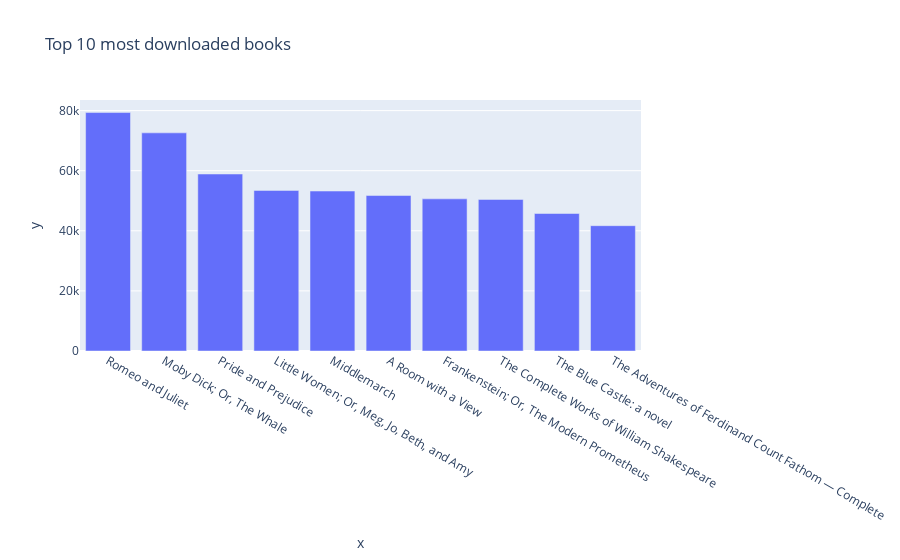

Write notebook code for a chart like this one.
### Markdown cell above
### Top 10 most downloaded books

### Code cell
most_downloaded_books = df_books.sort_values('download_count', ascending=False).head(10)

top_downloads_bar = px.bar(x=most_downloaded_books.title, y=most_downloaded_books.download_count, title='Top 10 most downloaded books')
top_downloads_bar.show()

### Figure 1 — Plotly figure (JSON) as saved in the notebook; plotly's stock layout.template omitted (floating-point values rounded to 4 significant figures)
{"data": [{"alignmentgroup": "True", "hovertemplate": "x=%{x}<br>y=%{y}<extra></extra>", "legendgroup": "", "marker": {"color": "#636efa", "pattern": {"shape": ""}}, "name": "", "offsetgroup": "", "orientation": "v", "showlegend": false, "textposition": "auto", "type": "bar", "x": ["Romeo and Juliet", "Moby Dick; Or, The Whale", "Pride and Prejudice", "Little Women; Or, Meg, Jo, Beth, and Amy", "Middlemarch", "A Room with a View", "Frankenstein; Or, The Modern Prometheus", "The Complete Works of William Shakespeare", "The Blue Castle: a novel", "The Adventures of Ferdinand Count Fathom — Complete"], "xaxis": "x", "y": [79350, 72591, 58898, 53439, 53226, 51735, 50624, 50438, 45755, 41703], "yaxis": "y"}], "layout": {"barmode": "relative", "legend": {"tracegroupgap": 0}, "title": {"text": "Top 10 most downloaded books"}, "xaxis": {"anchor": "y", "domain": [0, 1], "title": {"text": "x"}}, "yaxis": {"anchor": "x", "domain": [0, 1], "title": {"text": "y"}}}}
